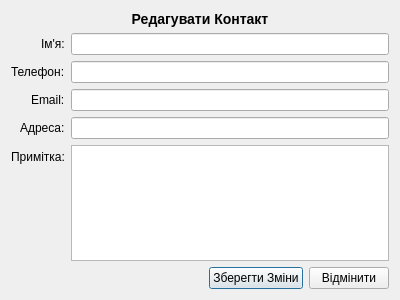
<?xml version="1.0" encoding="UTF-8"?>
<ui version="4.0">
 <class>UpdateContactDialog</class>
 <widget class="QDialog" name="UpdateContactDialog">
  <property name="geometry">
   <rect>
    <x>0</x>
    <y>0</y>
    <width>400</width>
    <height>300</height>
   </rect>
  </property>
  <property name="windowTitle">
   <string>Редагувати Контакт</string>
  </property>
  <layout class="QVBoxLayout" name="verticalLayout">
   <item>
    <widget class="QLabel" name="label_title">
     <property name="text">
      <string>&lt;h3&gt;Редагувати Контакт&lt;/h3&gt;</string>
     </property>
     <property name="alignment">
      <set>Qt::AlignCenter</set>
     </property>
    </widget>
   </item>
   <item>
    <layout class="QFormLayout" name="formLayout">
     <property name="labelAlignment">
      <set>Qt::AlignRight|Qt::AlignTrailing|Qt::AlignVCenter</set>
     </property>
     <item row="0" column="0">
      <widget class="QLabel" name="label_name">
       <property name="text">
        <string>Ім'я:</string>
       </property>
      </widget>
     </item>
     <item row="0" column="1">
      <widget class="QLineEdit" name="lineEdit_name"/>
     </item>
     <item row="1" column="0">
      <widget class="QLabel" name="label_phone">
       <property name="text">
        <string>Телефон:</string>
       </property>
      </widget>
     </item>
     <item row="1" column="1">
      <widget class="QLineEdit" name="lineEdit_phone"/>
     </item>
     <item row="2" column="0">
      <widget class="QLabel" name="label_email">
       <property name="text">
        <string>Email:</string>
       </property>
      </widget>
     </item>
     <item row="2" column="1">
      <widget class="QLineEdit" name="lineEdit_email"/>
     </item>
     <item row="3" column="0">
      <widget class="QLabel" name="label_address">
       <property name="text">
        <string>Адреса:</string>
       </property>
      </widget>
     </item>
     <item row="3" column="1">
      <widget class="QLineEdit" name="lineEdit_address"/>
     </item>
     <item row="4" column="0">
      <widget class="QLabel" name="label_notes">
       <property name="text">
        <string>Примітка:</string>
       </property>
      </widget>
     </item>
     <item row="4" column="1">
      <widget class="QTextEdit" name="textEdit_notes"/>
     </item>
    </layout>
   </item>
   <item>
    <layout class="QHBoxLayout" name="horizontalLayout_buttons">
     <item>
      <spacer name="horizontalSpacer">
       <property name="orientation">
        <enum>Qt::Horizontal</enum>
       </property>
       <property name="sizeHint" stdset="0">
        <size>
         <width>40</width>
         <height>20</height>
        </size>
       </property>
      </spacer>
     </item>
     <item>
      <widget class="QPushButton" name="pushButton_save_changes">
       <property name="text">
        <string>Зберегти Зміни</string>
       </property>
      </widget>
     </item>
     <item>
      <widget class="QPushButton" name="pushButton_cancel">
       <property name="text">
        <string>Відмінити</string>
       </property>
      </widget>
     </item>
    </layout>
   </item>
  </layout>
 </widget>
 <resources/>
 <connections/>
</ui>
